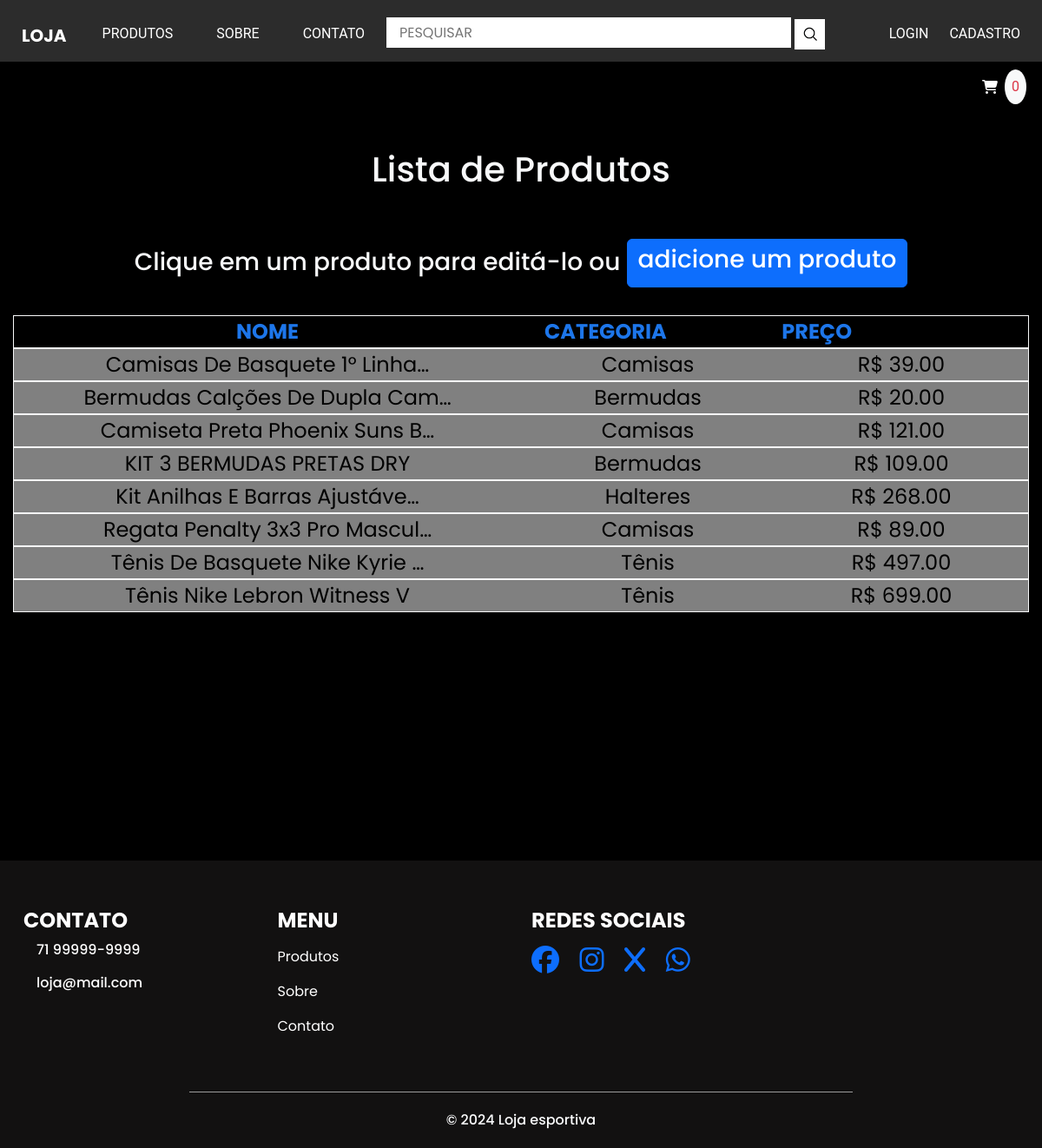
/admin-produto/, run on the app's committed database.
### loja/models.py (models this page shows, shortened)
class Produto(models.Model):
    categoria = models.ForeignKey(Categoria, related_name='produtos',null=True, on_delete =models.SET_NULL )
    nome = models.CharField(max_length = 100)
    descricao =  models.CharField(max_length = 300, blank=True, default="Sem descrição.")
    preco = models.DecimalField(max_digits=10, decimal_places=2)
    imagem = models.ImageField(upload_to='media/', blank=True, null=True)
    available = models.BooleanField(default= True)
    created = models.DateTimeField(auto_now_add = True)
    updated = models.DateTimeField(auto_now = True)
    class Meta:
        ordering = ['nome']
        indexes = [
            models.Index(fields=['id',])
        ]

class Categoria(models.Model):
    nome = models.CharField(max_length = 200)
    class Meta:
        ordering = ['nome']
        indexes = [
            models.Index(fields=['nome']),
        ]
        verbose_name='categoria'
        verbose_name_plural='categorias'
    def __str__(self):
        return self.nome

### loja/views.py (the view)
# urls.py: path('admin-produto/', views.admin_produto, name='admin_produto'),
def admin_produto(request):
    produtos = Produto.objects.all()
    context = {
        'produtos':produtos
    }
    return render(request, 'loja/admin-produto.html', context)

### cart/cart.py (called while the page is built)
    def __len__(self):
        return sum(item['quantidade'] for item in self.cart.values())

### cart/context_processors.py (called while the page is built)
def cart(request):
    nome_usuario = None
    if request.user.is_authenticated:
        nome_usuario = request.user.email.split('@')[0]
    return {
        'cart': Cart(request        ),
        'nome_usuario': nome_usuario,
        }

### loja/templates/loja/admin-produto.html (shortened to what this page needs)
{% extends "loja/base.html" %}
{% block content %}
<div class="container-principal">
    <div class="d-flex flex-column align-items-center text-light text-center">
        <h1>Lista de Produtos</h1><br/><br>
        <h3>Clique em um produto para editá-lo ou <a class='btn btn-primary' href="{% url 'loja:cadastro_produto'%}"><h3>adicione um produto</h3></a></h3>
            <div class="container lista-produtos-titulo mt-4">
                <div class="row border border-light row-titulo text-center">
                    <div class="col-6">NOME</div>
                    <div class="col-2 lista-produto-categoria">CATEGORIA</div>
                    <div class="col-6 col-md-3">PREÇO</div>
                </div>
            </div>
            <div class="container lista-produtos">
                {% for produto in produtos %}
                    <a href="{% url 'loja:editar_produto' produto.id%}">
                        <div class="row border border-light row-produto text-center">
                            <div class="col-6">{{produto.nome|truncatechars:'30'}}</div>
                            <div class="col-3 lista-produto-categoria">{{produto.categoria}}</div>
                            <div class="col-6 col-md-3 text-center">R$ {{produto.preco}}</div>
                        </div>
                    </a>
                {% endfor %}
            </div>
    </div>
</div>
{% endblock content %}

### static/css/style.css (style rules this page uses)
body { font-family: "Poppins", sans-serif; color: #000000; background-color: black; }
a, a:hover, a:focus { text-decoration: none; }
.btn, .btn:focus { outline: none !important; -webkit-box-shadow: none; box-shadow: none; }
.container-principal { padding-top: 100px; padding-bottom: 140px; }
.lista-produtos-titulo { font-size: 1.5rem; }
.lista-produtos { overflow-y: scroll; font-size: 1.5rem; height: 450px!important; }
.lista-produtos-titulo .row-titulo { font-weight: bold; color: #1D76EA; }
.lista-produtos .row-produto { background-color: grey; color: black; }

### static/css/responsive.css (style rules this page uses)
@media (min-width: 1200px) { .container { max-width: 1170px; } }

### data on the page
Produto: nome "Camisas De Basquete 1° Linha…", categoria "Camisas", preco "39.00"
Produto: nome "Bermudas Calções De Dupla Cam…", categoria "Bermudas", preco "20.00"
Produto: nome "Camiseta Preta Phoenix Suns B…", categoria "Camisas", preco "121.00"
Produto: nome "KIT 3 BERMUDAS PRETAS DRY", categoria "Bermudas", preco "109.00"
Produto: nome "Kit Anilhas E Barras Ajustáve…", categoria "Halteres", preco "268.00"
Produto: nome "Regata Penalty 3x3 Pro Mascul…", categoria "Camisas", preco "89.00"
Produto: nome "Tênis De Basquete Nike Kyrie …", categoria "Tênis", preco "497.00"
Produto: nome "Tênis Nike Lebron Witness V", categoria "Tênis", preco "699.00"

### other printed values
{{ cart|length }} "0"
